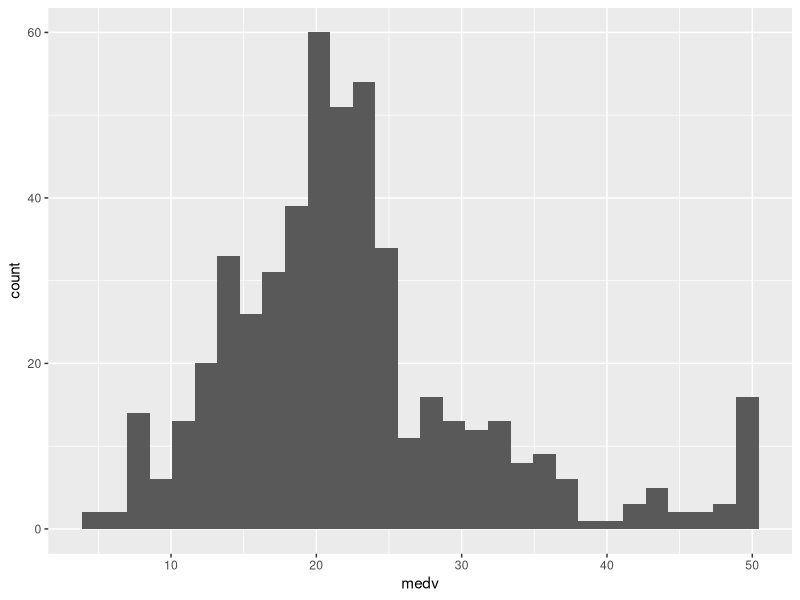

Write R code to recreate this figure. (Note: this script raises an error after producing the figure.)
#' ---
#' title: 'Implimenting Popular ML Algorithms in R: Workshop'
#' author: "Katie Sasso"
#' date: '`r format(Sys.Date(), "%B %d, %Y")`'
#' output: 
#'   html_document:
#'     toc: true
#'     toc_float: true
#'     #code_folding: hide
#' ---
#' 
#' ## The Boston Housing Dataset
#' 
#' This dataset contains information collected by the U.S Census Service concerning housing in the area of Boston Mass. 
#' 
#' <div class="column-left">
## ----message=FALSE, warning= FALSE, error=FALSE--------------------------

library(MASS)
library(caret)
boston <- Boston
str(boston)


#' 
#' The Boston data frame conaints the following variables:
#' 
#' - **crim**: per capita crime rate by town.
#' - **zn**:  proportion of residential land zoned for lots over 25,000 sq.ft.
#' - **indus**: proportion of non-retail business acres per town.
#' - **chas**: Charles River dummy variable (= 1 if tract bounds river; 0 otherwise).
#' - **nox**: nitrogen oxides concentration (parts per 10 million).
#' - **rm**: average number of rooms per dwelling.
#' - **age**: proportion of owner-occupied units built prior to 1940.
#' - **dis**: weighted mean of distances to five Boston employment centres.
#' - **rad**: index of accessibility to radial highways.
#' - **tax**: full-value property-tax rate per \$10,000.
#' - **ptratio**: pupil-teacher ratio by town.
#' - **black**: 1000(Bk - 0.63)^2 where Bk is the proportion of African-Americans by town.
#' - **lstat**: lower status of the population (percent).
#' - **medv**: median value of owner-occupied homes in \$1000s.
#'     + Prices are not in error - data is from the 70s
#'     
#'    
#' **We will use various methods to predict the median value of owner-occupied homes in $1000s (medv)**
#' 
#' ### Data Checks
## ----message=FALSE, warning= FALSE, error=FALSE--------------------------

library(purrr)
map_dbl(boston, ~sum(is.na(.)))
# if there were NAs we would need to deal with this in an appropriate manner (list-wise deletion, multiple imputation, etc.)

#Inspect the range of medv
summary(boston$medv)
library(ggplot2)
ggplot(boston, aes(medv)) + geom_histogram(bins = 30)


#' 
#' ## Tools
#' 
#' One quick and easy way to start tackling various machine learning problems is to use a package, like Caret or Scikit (Python) that provide a uniform interface to functions from many different ML libraries/packages:
#' 
#' - These packages provide standardized functions for common tasks (i.e., training, prediction, tuning, variable importance)
#' - Allow you to quickly and easily compare the performance of multiple algorithms
#' 
#' **Cost of Convenience**:
#' 
#' - All tuning parameters available for a given model (i.e., function) may not be immediately obvious when called from packages like these
#'     + e.g., ntree in randomForest package - you can tune it from within caret but have to do so somewhat manually
#' - Important data pre-processing steps for various models/functions may not be as apparent as they are in the source package documentation
#'     + e.g., pre-processing of factor/categorical variables in xgboost
#' - Always wise to be familiar with the function's source documentation
#' 
#' 
#' ### The Caret Package in R
#' 
#' <iframe src = "https://topepo.github.io/caret/index.html", style = "width:900px; height:700px"></iframe>
#' 
#' 
#' ### Scikit in Python
#' 
#' <iframe src = "http://scikit-learn.org/stable/index.html", style = "width:900px; height:700px"></iframe>
#' 
#' ## Data Splitting and Pre-processing
## ----message=FALSE, warning= FALSE, error=FALSE--------------------------
# configure multicore - OPTIONAL
# if parallel backend is loaded and available functions that use it will do so.
# can turn this off in "trainControl" function or simply do  no load parallel backend into session
library(caret)
library(doParallel)
cl <- makeCluster(detectCores()-1)
registerDoParallel(cl)


# use caret’s createDataPartition() function to partition the data into training (70%) and test sets (30%).

seed = set.seed(42)
# ?createDataPartition
index <- createDataPartition(boston$medv, p = 0.7, list = FALSE)
#multiple arguments we can use to customize and create balanced splits of the data. I.e., we can could change the groups argument to adjust the percentile based section that sampling is done within
#We could split based on the predictors, customize splitting for timeseries, or split with consideration to important groups
train <- boston[index, ]
test  <- boston[-index, ]


#' 
#' Several other pre-processing steps may be needed depending on your data and the model used. Caret, for example, provides a broad overview of the usual [pre-processing essentials](https://topepo.github.io/caret/pre-processing.html#creating-dummy-variables). 
#' 
#' Some common cases to look out for:
#' 
#' - Zero- and Near Zero-Variance Predictors
#' - Transforming predictors
#' - Correlated predictors
#' - Converting factors/categorical variables to Dummy Variables (i.e., one-hot encoding)
#'     + If your categorical variable happens to be type integer or numeric (i.e., chas, rad in boston) this may or may not be necessary depending on the number of categories, your question of interest, and what the integer reflects 
#'     + _chas_ variable in our examples is already set up as a dummy variable
#'     + We are going to choose to treat the _rad_ variable (i.e., index of accessibility to radial highways) as numeric since it reflects incremental levels of accessibility to the highway
#'     + if the numbers were not meaningful (i.e., value of 2 was not further from highway than 1) we would want to dummy code this variable
#' 
## ----message=FALSE, warning= FALSE, error=FALSE--------------------------
# several functions available for dummy coding - here is one from Caret package 
# NOTE we would want to do this before train/test split 
library(dplyr)
table(boston$rad)
boston_dummy <- boston %>% 
  mutate(rad = as.factor(rad))

dummies <- dummyVars(medv ~., data = boston_dummy) 
boston_dummy <- as.data.frame(predict(dummies, newdata = boston_dummy))

head(boston_dummy)

#' 
#' ## Bagging & Random Forest
#' 
## ----message=FALSE, warning= FALSE, error=FALSE--------------------------

#Recalling that bagging is a special case of a random forest (with m = p), the randomForest() function can be used to perform both random forests and bagging.
# set m = p (i.e., bagging)

tunegrid <- expand.grid(mtry=ncol(boston)-1)

rf_fit <- train(medv ~ .,
                  data = train,
                  method = "rf",
                  tuneGrid = tunegrid,
                  trControl = trainControl(method = "repeatedcv", # could've also done oob resampling here instead 
                                                  number = 10,  # number of folds
                                                  repeats = 3,  # # of repeats (i.e., 10-fold cross validation with 3 repeats)
                                                  verboseIter = FALSE),
                importance = TRUE) # we don't want to print training log
print(rf_fit)
varImp(rf_fit)


#let's try the typical setting of m - i.e., a random forest 

tunegrid <- expand.grid(mtry=sqrt(ncol(boston))) # just creating a dataframe from all combinations of factor variables. Could've just done data.frame here but should use expand.grid in the event of more than one tuning parameter

#could've also done this
#tunegrid <- data.frame(mtry=sqrt(ncol(boston))) 

rf_fit <- train(medv ~ .,
                  data = train,
                  method = "rf",
                  tuneGrid = tunegrid,
                  trControl = trainControl(method = "repeatedcv", # could've also done oob resampling here instead 
                                                  number = 10,  # number of folds
                                                  repeats = 3,  # repeats
                                                  verboseIter = FALSE),
                importance = TRUE) # we don't want to print training log
print(rf_fit)
varImp(rf_fit)


#visualizing variable importance
imp_df <- bind_rows(varImp(rf_fit)[1]) %>% 
  mutate(var = names(boston[1:13]))
  

imp_df %>%  
  ggplot2::ggplot(aes(x = reorder(var, Overall),Overall)) + 
  geom_bar(stat = "density") +
  coord_flip()

#how good is performance on test set? pretty good!
yhat_rf = predict(rf_fit,newdata=test)
plot(yhat_rf, test$medv)
abline(0,1)


# could've set ntree as well but ability to do so not as apparent as in the source randomForest package - in my opinion
# In caret, could also do a random search for turning parameters (random values within a range)

rf_fit <- train(medv ~ .,
                  data = train,
                  method = "rf",
                  tuneLength = 10,
                  trControl = trainControl(method = "oob", #could've used resampling here instead
                                           number = 10,  
                                           verboseIter = FALSE,# we don't want to print training log
                                           search = 'random'),
                ntree = 25) #try random tuning parameters for all available tuning options. We will set the max number of tuning parameter combos generated from random search with tuneLength

#looks like the sqrt with resampling may have been the best!
print(rf_fit)
#lastly - could've written some of our own code to try several different values of ntree with the optimal mtry value we've identified 

control <- trainControl(method="repeatedcv", number=10, repeats=3, search="grid")
tunegrid <- expand.grid(mtry=c(sqrt(ncol(boston))))
modellist <- list()
for (ntree in c(1000, 1500, 2000, 2500)) {
	set.seed(seed)
	fit <- train(medv ~ ., data=train, method="rf", tuneGrid=tunegrid, trControl=control, ntree=ntree)
	key <- toString(ntree)
	modellist[[key]] <- fit
}
# compare results

results <- resamples(modellist)
summary(results)

#Looks like ntree = 2000 outperforms the default value of 500. 


#' 
#' ### eXtreme Gradient Boosting
## ----message=FALSE, warning= FALSE, error=FALSE--------------------------
# could use library(xgboost) as well in R. 
# impliment the extreme gradient boosting algorithm. Very high predictive accuracy - often used by winners of Kaggle competitions

# it is extremely fast allowing the user to manually specify the number of threads
# includes support for a range of languages including Scala, Java, R, Python, Julia and C++

#Supports distributed and widespread training on many machines that encompass GCE, AWS, Azure and Yarn clusters. XGBoost can also be integrated with Spark, Flink and other cloud dataflow systems with a built in cross validation at each iteration of the boosting process.

#learn more here : https://www.analyticsvidhya.com/blog/2016/03/complete-guide-parameter-tuning-xgboost-with-codes-python/.

#source cred on the above: https://www.analyticsvidhya.com/blog/2017/09/common-machine-learning-algorithms/

# ?xgboost::xgboost


xgb_fit <- train(medv ~ .,
                 data = train, 
                 method = "xgbTree",
                  trControl = trainControl(method = "repeatedcv", 
                                                  number = 10, 
                                                  repeats = 3, 
                                                  verboseIter = FALSE),
                 importance = TRUE)
print(xgb_fit)
varImp(xgb_fit)

 #rm (avg. number of rooms per dwelling) is still by far the most important

#eta is our learning rate or "shrinkage parameter" from slides
# max_depth - number of splits in each tree
# nrounds  - number of iterations (i.e., trees to fit )

#could've tuned variables like before
tunegrid <- expand.grid(nrounds=500, max_depth = 4,eta = 0.3, gamma = 0, colsample_bytree = 1, 
                        min_child_weight = 1, subsample = 1)

xgb_fit <- train(medv ~ .,
                 data = train, 
                 method = "xgbTree",
               #  tuneGrid = tunegrid,
                  trControl = trainControl(method = "repeatedcv", 
                                                  number = 10, 
                                                  repeats = 2, 
                                                  verboseIter = FALSE),
                 importance = TRUE)
print(xgb_fit)

  
	

#' 
#' 
#' ### Neural Net
#' 
## ----message=FALSE, warning= FALSE, error=FALSE--------------------------

#just accepting the defaults

fit_nn <- train(medv ~ .,
                         data = train,
                         method = "neuralnet",
                         trControl = trainControl(method = "repeatedcv", 
                                                  number = 10, 
                                                  repeats = 3, 
                                                  verboseIter = FALSE))
print(fit_nn)
#not a great fit!

#going back to base for layer tweaking ( can do in Caret as well)
n <- names(train)
f <- as.formula(paste("medv ~", paste(n[!n %in% "medv"], collapse = " + ")))
nn <- neuralnet(f,data=train,hidden=c(5,3),linear.output=T)

plot(nn)


#' 
